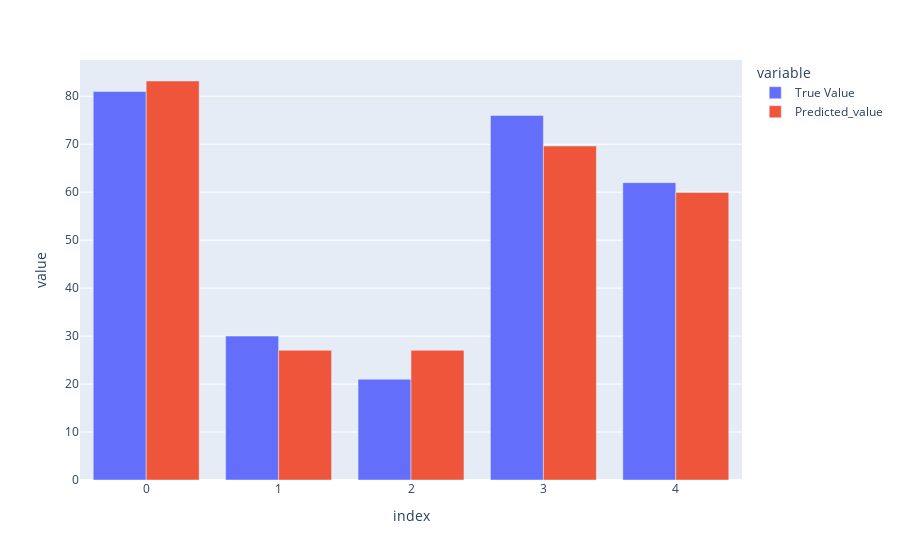

Notebook code for this chart:
### Code cell
px.bar(df,barmode='group')

### Figure 1 — Plotly figure (JSON) as saved in the notebook; plotly's stock layout.template omitted (floating-point values rounded to 4 significant figures)
{"data": [{"alignmentgroup": "True", "hovertemplate": "variable=True Value<br>index=%{x}<br>value=%{y}<extra></extra>", "legendgroup": "True Value", "marker": {"color": "#636efa"}, "name": "True Value", "offsetgroup": "True Value", "orientation": "v", "showlegend": true, "textposition": "auto", "type": "bar", "x": [0, 1, 2, 3, 4], "xaxis": "x", "y": [81, 30, 21, 76, 62], "yaxis": "y"}, {"alignmentgroup": "True", "hovertemplate": "variable=Predicted_value<br>index=%{x}<br>value=%{y}<extra></extra>", "legendgroup": "Predicted_value", "marker": {"color": "#EF553B"}, "name": "Predicted_value", "offsetgroup": "Predicted_value", "orientation": "v", "showlegend": true, "textposition": "auto", "type": "bar", "x": [0, 1, 2, 3, 4], "xaxis": "x", "y": [83.19, 27.03, 27.03, 69.63, 59.95], "yaxis": "y"}], "layout": {"barmode": "group", "legend": {"title": {"text": "variable"}, "tracegroupgap": 0}, "margin": {"t": 60}, "xaxis": {"anchor": "y", "domain": [0, 1], "title": {"text": "index"}}, "yaxis": {"anchor": "x", "domain": [0, 1], "title": {"text": "value"}}}}
